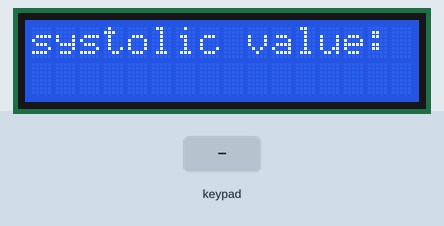
Simulated run of this sketch. Board: ESP8266 (NodeMCU). Shown: 16×2 character LCD. The inputs (shaded band) are chosen by the test bench. WiFi joins after 1.5 s; servers stay silent unless stated; uploads are accepted with an empty reply; what the sketch prints to the serial monitor is not drawn.

Above: at 3.3 s.
3.4 s: key 'C' pressed
At 3.7 s:
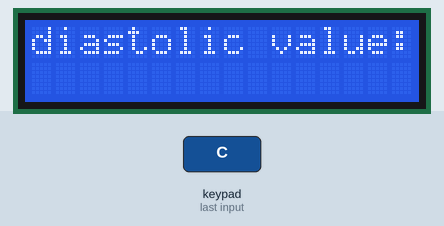
4.9 s: key 'C' pressed
At 5.4 s:
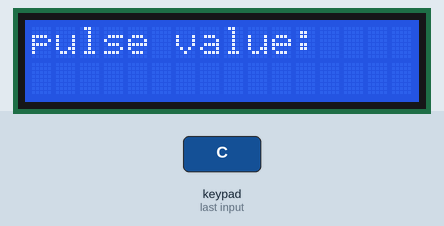
6.4 s: key 'C' pressed
At 7.3 s:
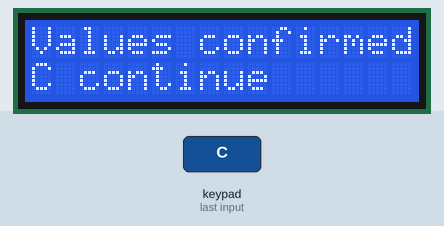
9.4 s: keypad keys 1 3 1 2 1 4 2 7 pressed 0.4 s apart
15.6 s: keypad keys 1 3 1 2 1 4 2 7 # pressed 0.4 s apart
22.2 s: key 'C' pressed
At 23.7 s:
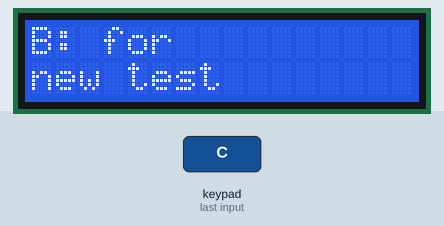
Timing chart, 0 to 25.2 s (numbered marks = the images above; inputs shaded):
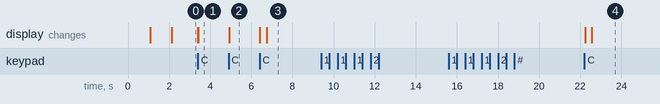

Measured:
- after the input at 3.4 s, the display: first changes at once (image 1 shows a later state)
- after the input at 4.9 s, the display: first changes at once (image 2 shows a later state)
- after the input at 6.4 s, the display: first changes at once (image 3 shows a later state)
- after the input at 9.4 s, every drawn part: stays the same
- after the input at 15.6 s, every drawn part: stays the same
- after the input at 22.2 s, the display: first changes after 0.05 s (image 4 shows a later state)

The sketch:

BPserial.ino
```cpp
#include <Keypad.h>             //library for keypad
#include <LiquidCrystal_I2C.h>  //Library for screen
#include <WiFi.h>               // Library for wifi
#include <Wire.h>               // Library for I2C communication
#include "wifi.h"               // Include header file
#include <WiFiClientSecure.h>   //library for sending data to server
#include <ArduinoJson.h>        // Library for Json-used to convert data to string

// set the LCD number of columns and rows
int lcdColumns = 16;
int lcdRows = 2;

bool confirmOnce = true;
bool printed=true;

// set LCD address, number of columns and rows
LiquidCrystal_I2C lcd(0x27, lcdColumns, lcdRows);

#define ROW_NUM 4     // four rows
#define COLUMN_NUM 4  // four columns

//values of information that is being sent
String systolic;
String diastolic;
String pulse;
//the id of the patient
String patientID = "2";

//where the struct should start
int c = 1;
//representing the digits on the keypad
char keys[ROW_NUM][COLUMN_NUM] = {
  { '1', '2', '3', 'A' },
  { '4', '5', '6', 'B' },
  { '7', '8', '9', 'C' },
  { '*', '0', '#', 'D' }
};

byte pin_rows[ROW_NUM] = { 13, 12, 14, 27 };       // GPIO19, GPIO18, GPIO5, GPIO17 connect to the row pins
byte pin_column[COLUMN_NUM] = { 26, 25, 33, 32 };  // GPIO16, GPIO4, GPIO0, GPIO2 connect to the column pins

Keypad keypad = Keypad(makeKeymap(keys), pin_rows, pin_column, ROW_NUM, COLUMN_NUM);  //making a map of the heys and pins

int serialMillis = 0;  //timer counter


void setup() {
  Serial.begin(9600);  //Begins serial communication
  // initialize LCD
  lcd.init();
  // turn on LCD backlight
  lcd.backlight();
  //setup wifi connection and portrays it to the lcd screen
  WiFi.begin(ssid, password);
  while (WiFi.status() != WL_CONNECTED) {
    delay(1000);
    Serial.println("Connecting to WiFi...");
    lcd.clear();
    lcd.setCursor(0, 0);
    lcd.print("connecting to");
    lcd.setCursor(0, 1);
    lcd.print("WiFi");
  }
  Serial.println("Connected to WiFi");
  lcd.clear();
  lcd.setCursor(0, 0);
  lcd.print("WiFi connected");
}

void sysword(){

lcd.setCursor(0, 0);         // wehere on lcd it should be printed
lcd.print("systolic value:");  // displays the value on screen
char key = keypad.getKey();    // the last button that has been pressed on the keypad
if (key) {                     // if a key has been pressed
  Serial.println(systolic);
  if (key == 'D') {  //if D, delete the saved value to the string
    int indexOfD = systolic.lastIndexOf('D');
    if (indexOfD != -1) {
      systolic.remove(indexOfD);
    } else {
      systolic = " ";
    }
  } else if (!((key == 'A') || (key == 'B') || (key == 'C') || (key == 'D') || (key == '#') || (key == '*'))) {  //if these keys have not been pressed
    systolic += key;                                                                                             //systolic value is the key that have been pressed
    lcd.clear();                                                                                                 //clears the display
    lcd.setCursor(0, 0);
    lcd.print("systolic value:");
    lcd.setCursor(0, 1);
    lcd.print(systolic);

    Serial.println(systolic);  //used for debugging
  }
  if (key == 'C') {   //if C then confirm and continue
    printed = false;  //reset the printing of the next word
    lcd.clear();
    c = 2;  //next in the struct
  }
}
}


void diaword() {

  lcd.setCursor(0, 0);
  lcd.print("diastolic value:");
  char key = keypad.getKey();

  if (key) {
    lcd.clear();
    lcd.setCursor(0, 0);
    lcd.print(diastolic);
    Serial.println(diastolic);
    if (key == 'D') {  //if d delete the saved value to the string
      int indexOfD = diastolic.lastIndexOf('D');
      if (indexOfD != -1) {
        diastolic.remove(indexOfD);
      } else {
        diastolic = "";
      }
    } else if (!((key == 'A') || (key == 'B') || (key == 'C') || (key == 'D') || (key == '#') || (key == '*'))) {  // if key is not one of these add it to the string
      diastolic += key;
      lcd.clear();
      lcd.setCursor(0, 0);
      lcd.print("diastolic value:");

      lcd.setCursor(0, 1);
      lcd.print(diastolic);
      Serial.println(diastolic);
    }
    if (key == 'C') {  //if C then confirm and continue
      printed = false;
      c = 3;
      lcd.clear();
    }
    if (key == 'B') {  //if B then go back
      c = 1;
    }
  }
}

void pulseword() {  // does the same as diaword

  lcd.setCursor(0, 0);
  lcd.print("pulse value:");
  char key = keypad.getKey();
  if (key) {
    lcd.clear();
    lcd.setCursor(0, 0);
    lcd.print("pulse value:");
    Serial.println(pulse);
    Serial.println(pulse);
    if (key == 'D') {  //if D, delete the saved value to the string
      int indexOfD = pulse.lastIndexOf('D');
      if (indexOfD != -1) {
        pulse.remove(indexOfD);
      } else {
        pulse = "";
      }
    } else if (!((key == 'A') || (key == 'B') || (key == 'C') || (key == 'D') || (key == '#') || (key == '*'))) {
      pulse += key;
      lcd.clear();
      lcd.setCursor(0, 0);
      lcd.print("pulse value:");
      lcd.setCursor(0, 1);
      lcd.print(pulse);
      Serial.println(pulse);
    }
  }

  if (key == 'C') {  //if C then confirm and continue
    printed = false;
    c = 4;
    lcd.clear();
  }
  if (key == 'B') {  //if B then go back
    c = 2;
  }
}

void checkIfValid() {  // function that checks if the length of the value stored in the string are not inhumanly large or irregularly small, wich will conclude with that the value typed in is wrong
  //this function does not work, dont know why, but is not important as long as values are correctly typed in
  char key = keypad.getKey();
  if ((systolic.length() > 3) || (systolic.length() < 2)) {
    Serial.println('your sys number is invalid, try again');
    lcd.clear();
    lcd.setCursor(0, 0);
    lcd.print("sys invalid");
    lcd.setCursor(0, 1);
    lcd.print("try again");

    c = 1;  // have to write the value anew since it is not valid
  }

  if ((diastolic.length() > 3) || (diastolic.length() < 2)) {
    Serial.println('your dia number is invalid, try again');
    lcd.clear();
    lcd.setCursor(0, 0);
    lcd.print("Dia invalid");
    lcd.setCursor(0, 1);
    lcd.print("try again");

    c = 2;  // have to write the value anew since it is not valid
  }

  if ((pulse.length() > 3) || (pulse.length() < 2)) {
    lcd.clear();
    lcd.setCursor(0, 0);
    lcd.print("pulse invalid");
    lcd.setCursor(0, 1);
    lcd.print("try again");
    Serial.println("your pulse number is invalid, try again");
    c = 3;  // have to write the value anew since it is not valid
  }
  c = 5;
}

void confirmData() {
  char key = keypad.getKey();
  if (confirmOnce = true) {  //
    lcd.clear();
    lcd.setCursor(0, 0);
    lcd.print("Values confirmed");
    lcd.setCursor(0, 1);
    lcd.print("C continue");
    confirmOnce = false;

    if (key == 'C') {  // press c for confirm
      lcd.clear();
      lcd.setCursor(0, 0);
      lcd.print("Forwarding...");
      dataTransmission();  //starts sending data
    }
  }
}
void check() {

  switch (c) {
    case 1:

      sysword();

      break;

    case 2:

      diaword();

      break;

    case 3:

      pulseword();

      break;

    case 4:
      checkIfValid();

      break;

    case 5:

      confirmData();

      break;

    case 6:
      //new test press B
      lcd.clear();
      lcd.setCursor(0, 0);
      lcd.print("B: for");
      lcd.setCursor(0, 1);
      lcd.print("new test");
      char key = keypad.getKey();
      if (key == 'B') {
        diastolic = "";
        systolic = "";
        pulse = "";
        c = 1;
      }
  }
}

void loop() {


  check();
}


void dataTransmission() {
  if (WiFi.status() == WL_CONNECTED) {
    // Create a secure client connection
    WiFiClientSecure client;
    client.setCACert(rootCA);  // Set root CA certificate aka the token


    if (client.connect(server, port))  // Connect to the server

    {
      Serial.println("Connected to server!");
      String url = "/api/post_blood_pressure_data/";  // The URL to send the data to


      // The etoken used to get connection to the server
      String token = "eyJhbGciOiJIUzI1NiIsInR5cCI6IkpXVCJ9.eyJ0b2tlbl90eXBlIjoiYWNjZXNzIiwiZXhwIjoxNzAyNzI0ODE4LCJpYXQiOjE3MDIyOTI4MTgsImp0aSI6IjYzODM2M2E3ZWE3MjQ4NzI4ZDU2MzlmZTBlYmViOWQ1IiwidXNlcl9pZCI6MTB9.fxj6Ecnxa8xD-S9FzhzU7bDNWCihCSTdWA7c6MT59oU";


      client.println("POST " + url + " HTTP/1.1");  // Send the HTTP POST request
      client.println("Host: " + String(server));
      client.println("Content-Type: application/json");  // This is important, as it tells the server what kind of data we are sending, json format
      client.println("Authorization: Bearer " + token);  // Send the token in the header so that the server accepts the data
      client.println("Connection: close");               // Close the connection after the request is sent

      // Send the JSON data as a single line
      String jsonData = "{\"patient_id\":" + String(patientID) + ", \"systolic\":" + String(systolic) + ", \"diastolic\":" + String(diastolic) + ", \"pulse\":" + String(pulse) + "}";
      client.println("Content-Length: " + String(jsonData.length()));  // Send the length of the data so the server knows when the data ends
      client.println();                                                // Empty line between headers and body of the request
      client.println(jsonData);                                        // Send the JSON data

      // Read all the lines of the reply from server and print them to Serial
      while (client.connected()) {
        // Read the header line
        String line = client.readStringUntil('\n');
        if (line == "\r") {
          Serial.println("Headers");
          break;
        }
      }
      // If there are incoming bytes available
      while (client.available()) {
        // Read incoming bytes until the server closes the connection
        String line = client.readStringUntil('\n');
        Serial.println(line);
      }
      client.stop();
      Serial.println("disconnected");
    } else  // If the connection failed
    {
      Serial.println("Connection to website failed");
    }
  } else  // If we are not connected to the patients Wi-Fi
  {
    Serial.println("WiFi Disconnected");
  }

  c = 6;
}


//https://esp32io.com/tutorials/esp32-keypad
//https://randomnerdtutorials.com/esp32-esp8266-i2c-lcd-arduino-ide/
//https://github.com/espressif/arduino-esp32/blob/master/libraries/WiFiClientSecure/examples/WiFiClientSecure/WiFiClientSecure.ino
//https://randomnerdtutorials.com/esp32-https-requests/
```

wifi.h
```cpp
#pragma once

const char* ssid = "Djjd";
const char* password = "gruppec29";
const char* server= "api.kaspergaupmadsen.no";
const int port = 443 ;

void setup_wifi() {
  delay(10);
  // connecting to a WiFi network
  Serial.println();
  Serial.print("Connecting to ");
  Serial.println(ssid);

  WiFi.begin(ssid, password);

  while (WiFi.status() != WL_CONNECTED) {
    delay(500);
    Serial.print(".");
  }

  Serial.println("");
  Serial.println("WiFi connected" );
  Serial.println("IP address: ");
  Serial.println(WiFi.localIP());
}
//this was a root ca
const char *rootCA = R"EOF(
-----BEGIN CERTIFICATE-----
MIIFYjCCBEqgAwIBAgIQd70NbNs2+RrqIQ/E8FjTDTANBgkqhkiG9w0BAQsFADBX
MQswCQYDVQQGEwJCRTEZMBcGA1UEChMQR2xvYmFsU2lnbiBudi1zYTEQMA4GA1UE
CxMHUm9vdCBDQTEbMBkGA1UEAxMSR2xvYmFsU2lnbiBSb290IENBMB4XDTIwMDYx
OTAwMDA0MloXDTI4MDEyODAwMDA0MlowRzELMAkGA1UEBhMCVVMxIjAgBgNVBAoT
GUdvb2dsZSBUcnVzdCBTZXJ2aWNlcyBMTEMxFDASBgNVBAMTC0dUUyBSb290IFIx
MIICIjANBgkqhkiG9w0BAQEFAAOCAg8AMIICCgKCAgEAthECix7joXebO9y/lD63
ladAPKH9gvl9MgaCcfb2jH/76Nu8ai6Xl6OMS/kr9rH5zoQdsfnFl97vufKj6bwS
iV6nqlKr+CMny6SxnGPb15l+8Ape62im9MZaRw1NEDPjTrETo8gYbEvs/AmQ351k
KSUjB6G00j0uYODP0gmHu81I8E3CwnqIiru6z1kZ1q+PsAewnjHxgsHA3y6mbWwZ
DrXYfiYaRQM9sHmklCitD38m5agI/pboPGiUU+6DOogrFZYJsuB6jC511pzrp1Zk
j5ZPaK49l8KEj8C8QMALXL32h7M1bKwYUH+E4EzNktMg6TO8UpmvMrUpsyUqtEj5
cuHKZPfmghCN6J3Cioj6OGaK/GP5Afl4/Xtcd/p2h/rs37EOeZVXtL0m79YB0esW
CruOC7XFxYpVq9Os6pFLKcwZpDIlTirxZUTQAs6qzkm06p98g7BAe+dDq6dso499
iYH6TKX/1Y7DzkvgtdizjkXPdsDtQCv9Uw+wp9U7DbGKogPeMa3Md+pvez7W35Ei
Eua++tgy/BBjFFFy3l3WFpO9KWgz7zpm7AeKJt8T11dleCfeXkkUAKIAf5qoIbap
sZWwpbkNFhHax2xIPEDgfg1azVY80ZcFuctL7TlLnMQ/0lUTbiSw1nH69MG6zO0b
9f6BQdgAmD06yK56mDcYBZUCAwEAAaOCATgwggE0MA4GA1UdDwEB/wQEAwIBhjAP
BgNVHRMBAf8EBTADAQH/MB0GA1UdDgQWBBTkrysmcRorSCeFL1JmLO/wiRNxPjAf
BgNVHSMEGDAWgBRge2YaRQ2XyolQL30EzTSo//z9SzBgBggrBgEFBQcBAQRUMFIw
JQYIKwYBBQUHMAGGGWh0dHA6Ly9vY3NwLnBraS5nb29nL2dzcjEwKQYIKwYBBQUH
MAKGHWh0dHA6Ly9wa2kuZ29vZy9nc3IxL2dzcjEuY3J0MDIGA1UdHwQrMCkwJ6Al
oCOGIWh0dHA6Ly9jcmwucGtpLmdvb2cvZ3NyMS9nc3IxLmNybDA7BgNVHSAENDAy
MAgGBmeBDAECATAIBgZngQwBAgIwDQYLKwYBBAHWeQIFAwIwDQYLKwYBBAHWeQIF
AwMwDQYJKoZIhvcNAQELBQADggEBADSkHrEoo9C0dhemMXoh6dFSPsjbdBZBiLg9
NR3t5P+T4Vxfq7vqfM/b5A3Ri1fyJm9bvhdGaJQ3b2t6yMAYN/olUazsaL+yyEn9
WprKASOshIArAoyZl+tJaox118fessmXn1hIVw41oeQa1v1vg4Fv74zPl6/AhSrw
9U5pCZEt4Wi4wStz6dTZ/CLANx8LZh1J7QJVj2fhMtfTJr9w4z30Z209fOU0iOMy
+qduBmpvvYuR7hZL6Dupszfnw0Skfths18dG9ZKb59UhvmaSGZRVbNQpsg3BZlvi
d0lIKO2d1xozclOzgjXPYovJJIultzkMu34qQb9Sz/yilrbCgj8=
-----END CERTIFICATE-----
)EOF";
```
